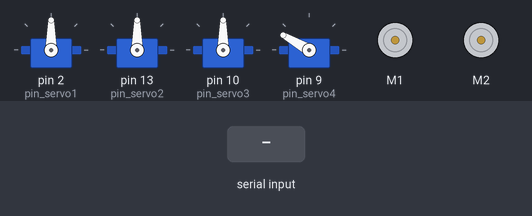
The sketch below on a simulated Arduino Uno, built with avr-gcc and run on an emulated ATmega328P. On the bench: 4 × servo, 2 × DC motor (green arrow = forward, orange = backward, longer = faster). The test bench sets the inputs (shaded band).

Above: at 1.2 s.
1.3 s: "1" received over Serial
At 2.5 s:
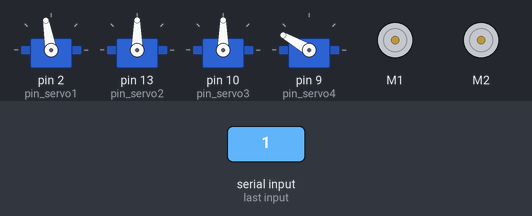
2.8 s: byte 76 ('L') received over Serial
At 3.7 s:
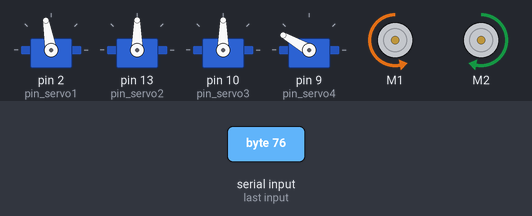
4.3 s: byte 82 ('R') received over Serial
At 4.8 s:
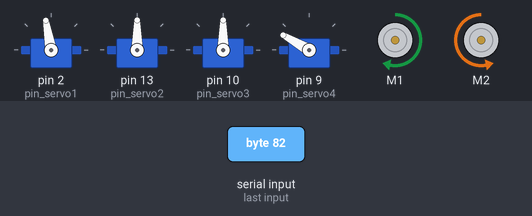
5.8 s: byte 83 ('S') received over Serial
At 7.0 s:
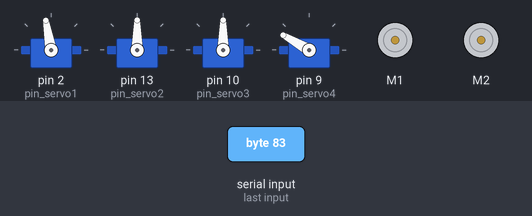
7.3 s: "2" received over Serial
At 8.3 s:
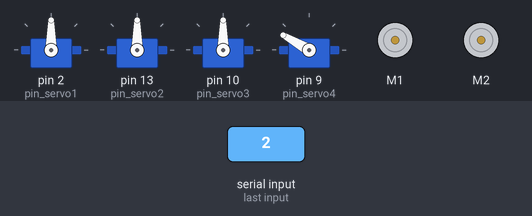
8.8 s: "3" received over Serial
At 9.4 s:
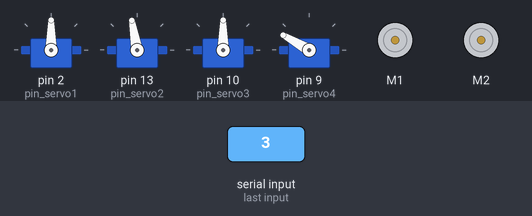
Timing chart, 0 to 11.3 s (numbered marks = the images above; inputs shaded):
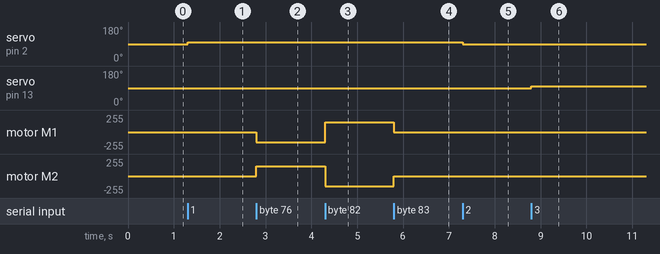

Measured:
- after the input at 1.3 s, servo on pin 2 (pin_servo1): 90° → 100° at once
- after the input at 2.8 s, motor M1: stopped → backward 150/255 at once; motor M2: stopped → forward 150/255 at once
- after the input at 4.3 s, motor M1: backward 150/255 → forward 150/255 at once; motor M2: forward 150/255 → backward 150/255 at once
- after the input at 5.8 s, motor M1: forward 150/255 → stopped at once; motor M2: backward 150/255 → stopped at once
- after the input at 7.3 s, servo on pin 2 (pin_servo1): 100° → 90° at once
- after the input at 8.8 s, servo on pin 13 (pin_servo2): 90° → 100° at once

The sketch:

Carrinho_com_garra.ino
```cpp
#include <Servo.h>
#include <AFMotor.h>

Servo servo1;
Servo servo2;
Servo servo3;
Servo servo4;
AF_DCMotor motor1(1); // Motor esquerdo
AF_DCMotor motor2(2); // Motor direito

int pin_servo1 = 2;  // Pino do servo 1
int pin_servo2 = 13; // Pino do servo 2
int pin_servo3 = 10; // Pino do servo 3
int pin_servo4 = 9;  // Pino do servo 4

int angle1 = 90; // Posição inicial do servo 1
int angle2 = 90; // Posição inicial do servo 2
int angle3 = 90; // Posição inicial do servo 3
int angle4 = 150; // Posição inicial do servo 4

void setup() {
  servo1.attach(pin_servo1);
  servo2.attach(pin_servo2);
  servo3.attach(pin_servo3);
  servo4.attach(pin_servo4);

  servo1.write(angle1);
  servo2.write(angle2);
  servo3.write(angle3);
  servo4.write(angle4);

  Serial.begin(9600);
}

void loop() {
  if (Serial.available() > 0) {
    char command = Serial.read();
    int newAngle;

    switch (command) {
      case '1':
        newAngle = angle1 + 10;
        servo1.write(newAngle);
        angle1 = newAngle;
        break;
      case '2':
        newAngle = angle1 - 10;
        servo1.write(newAngle);
        angle1 = newAngle;
        break;
      case '3':
        newAngle = angle2 + 10;
        servo2.write(newAngle);
        angle2 = newAngle;
        break;
      case '4':
        newAngle = angle2 - 10;
        servo2.write(newAngle);
        angle2 = newAngle;
        break;
      case '5':
        newAngle = angle3 + 10;
        servo3.write(newAngle);
        angle3 = newAngle;
        break;
      case '6':
        newAngle = angle3 - 10;
        servo3.write(newAngle);
        angle3 = newAngle;
        break;
      case '7':
        newAngle = angle4 + 10;
        servo4.write(newAngle);
        angle4 = newAngle;
        break;
      case '8':
        newAngle = angle4 - 10;
        servo4.write(newAngle);
        angle4 = newAngle;
        break;
      case 'F':
        // Mover para frente
        motor1.setSpeed(255);
        motor2.setSpeed(255);
        motor1.run(FORWARD);
        motor2.run(FORWARD);
        break;
      case 'B':
        // Mover para trás
        motor1.setSpeed(255);
        motor2.setSpeed(255);
        motor1.run(BACKWARD);
        motor2.run(BACKWARD);
        break;
      case 'L':
        // Virar à esquerda
        motor1.setSpeed(150);
        motor2.setSpeed(150);
        motor1.run(BACKWARD);
        motor2.run(FORWARD);
        break;
      case 'R':
        // Virar à direita
        motor1.setSpeed(150);
        motor2.setSpeed(150);
        motor1.run(FORWARD);
        motor2.run(BACKWARD);
        break;
      case 'S':
        // Parar
        motor1.setSpeed(0);
        motor2.setSpeed(0);
        motor1.run(RELEASE);
        motor2.run(RELEASE);
        break;
      // Adicione mais comandos para outros servos, se necessário
    }
  }
}
```
